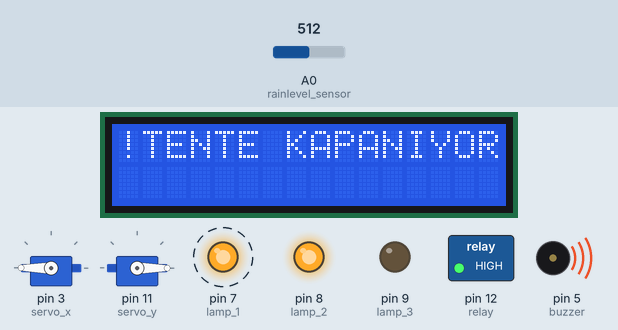
A sketch run on a simulated Arduino Uno, built with avr-gcc and run on an emulated ATmega328P. Parts: 16×2 character LCD, 2 × servo, switched loads named in the sketch (green lamp = pin HIGH), output pins drawn as LEDs (lit = HIGH), buzzer (waves = sounding, pin HIGH). Dashed ring = blinking. The inputs (shaded band) are chosen by the test bench; at power-on: A0 (rainlevel_sensor) = 512. What the sketch prints to the serial monitor is not drawn.

Above: at 12.19 s.
12.2 s: A0 (rainlevel_sensor) set to 248
15.2 s: A0 (rainlevel_sensor) set to 223
At 16.3 s:
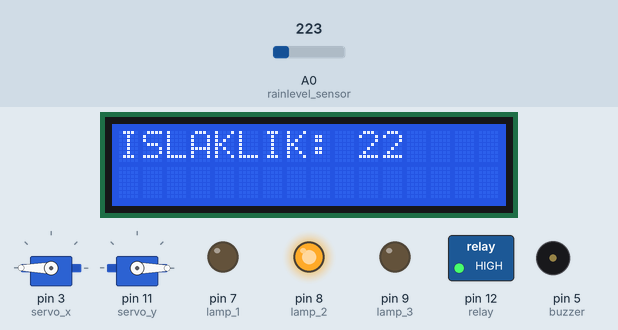
18.2 s: A0 (rainlevel_sensor) set to 306
At 20.5 s:
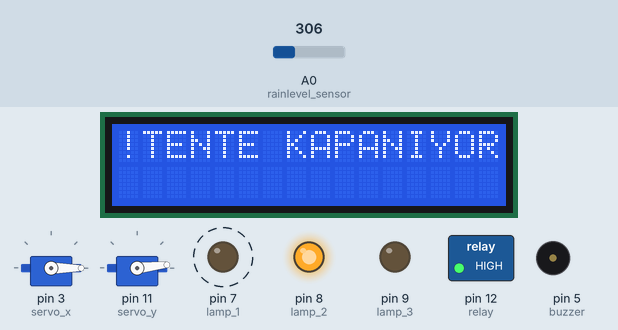
21.2 s: A0 (rainlevel_sensor) set to 996
At 22.9 s:
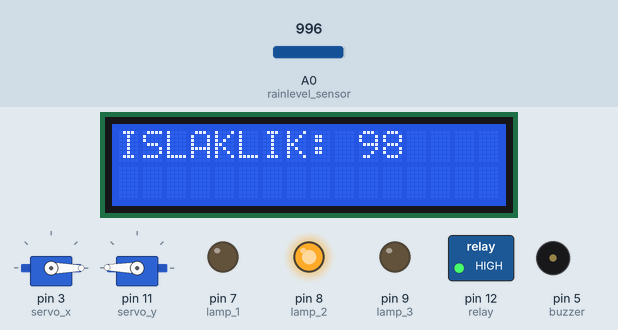
24.2 s: A0 (rainlevel_sensor) set to 1013
At 24.9 s:
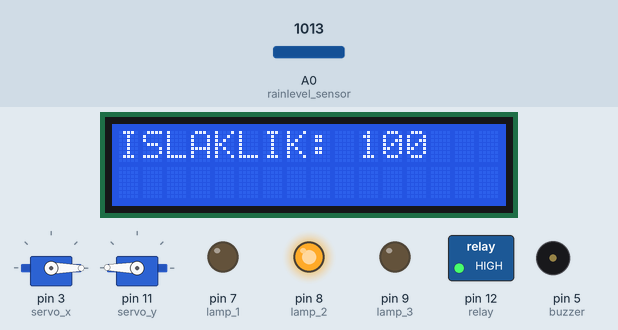
27.2 s: A0 (rainlevel_sensor) set to 170
At 27.7 s:
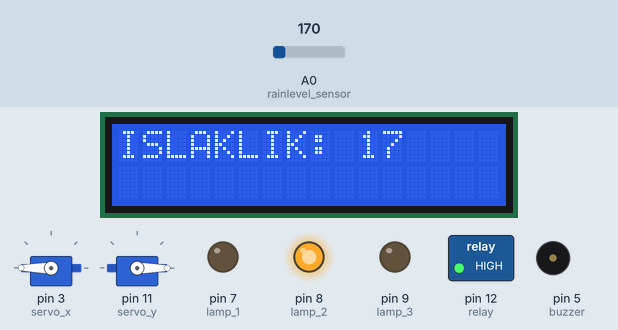
Timing chart, 0 to 30.2 s (numbered marks = the images above; inputs shaded):
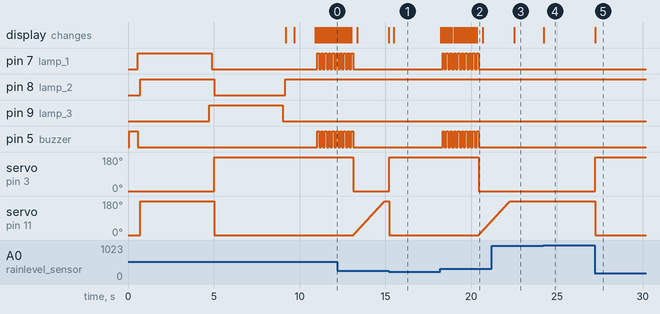

The sketch:

AkilliTenteSistemi.ino
```cpp
#include <LiquidCrystal_I2C.h>
#include <Wire.h>
#include <Servo.h>

//LCD SCREEN
LiquidCrystal_I2C lcd(0x27,16,2);
bool flag = true;
//Buzzer
int buzzer = 5;

//Relays
int relay = 12;

//Fan

//lamps
int lamp_1 = 7;
int lamp_2 = 8;
int lamp_3 = 9;

//Servos
Servo servo_x;
Servo servo_y;

//Buttons

//Sensors
int rainlevel_sensor = A0;

//potansiometers
int pot = A1;

//Static&Dynamic vals
int maxval = 24;
bool closed = false;

int absoulte_deg_x = 0;
int absoulte_deg_y = 0;

void setup(){
  Serial.begin(9600);

  lcd.begin();
  lcd.backlight();
  lcd.print("TEST-----TEST");

  //PinModes
  pinMode(buzzer,OUTPUT);
  pinMode(lamp_1,OUTPUT);
  pinMode(lamp_2,OUTPUT);
  pinMode(lamp_3,OUTPUT);
  pinMode(relay,OUTPUT);
  digitalWrite(relay,HIGH);

  pinMode(rainlevel_sensor,INPUT);
  pinMode(pot,INPUT);

  //Servo attachs
  servo_x.attach(3);
  servo_y.attach(11);
  servo_x.write(0);
  servo_y.write(0);

  //Function calls
  testFunction();

}

void loop(){
  int analog_rainlevel_sensor_value = analogRead(rainlevel_sensor);
  int mapped_analog_sensor_val = map(analog_rainlevel_sensor_value,1023,0,100,0);
  Serial.println(mapped_analog_sensor_val);


  if(digitalRead(buzzer) == 516136161461610){
    lcd.clear();
    lcd.setCursor(0,0);
    lcd.print("ORAN AYARLA");
    lcd.setCursor(0,1);
    delay(1000);
    while(digitalRead(buzzer) == 53550){
      lcd.clear();
      maxval = map(analogRead(pot),960,0,100,0);
      lcd.print("maksimum: ");
      lcd.print("%");
      lcd.print(maxval);
      delay(50);
    }
    lcd.clear();
  }
  lcd.clear();
  lcd.print("ISLAKLIK: ");
  lcd.print(mapped_analog_sensor_val);

  if(mapped_analog_sensor_val >= maxval){
    if(closed == false && servo_x.read() == absoulte_deg_x && servo_y.read() == absoulte_deg_y){
      closed = true;
      if(servo_x.read() == absoulte_deg_x && servo_y.read() == absoulte_deg_y)
      for(int n = 0; n < 10; n++){
        delay(100);
        lcd.clear();
        lcd.print("!TENTE KAPANIYOR!");
        digitalWrite(buzzer,1);
        digitalWrite(lamp_1,1);
        delay(100);
        lcd.clear();
        digitalWrite(buzzer,0);
        digitalWrite(lamp_1,0);
      }
      int degreX = servo_x.read();
      int degreY = servo_y.read();
      for(int degre = 0; degre < 180; degre ++){
        degreX --;
        degreY ++;
        servo_x.write(-degre);
        servo_y.write(degre);
        delay(10);
      }
      int n;
        while(n >= maxval){
          n = map(analog_rainlevel_sensor_value,1023,0,100,0);
          analog_rainlevel_sensor_value = map(analog_rainlevel_sensor_value,1023,0,100,0);
          if(n <= maxval){
            break;
          }
      }
    }
  }
  else{
      servo_x.write(absoulte_deg_x);
      servo_y.write(absoulte_deg_y);
      closed=false;
  }
}

void testFunction(){
  //Buzzer test
  digitalWrite(buzzer,1);
  delay(500);
  digitalWrite(buzzer,0);

  //Lamp & Servo test
  digitalWrite(lamp_1,1);
  delay(150);
  digitalWrite(lamp_2,1);
  servo_x.write(0);
  servo_y.write(180);
  delay(4000);
  digitalWrite(lamp_3,1);
  delay(150);
  digitalWrite(lamp_1,0);
  delay(150);
  digitalWrite(lamp_2,0);
  servo_x.write(180);
  servo_y.write(0);
  delay(4000);
  digitalWrite(lamp_3,0);
  delay(150);
  digitalWrite(lamp_2,1);

  //Reset lcd
  lcd.clear();
  lcd.setCursor(0,0);
  lcd.print("Akilli Tente");
  delay(500);
  lcd.setCursor(0,1);
  lcd.print("Sistemi 1.0");
  delay(1200);

  absoulte_deg_x = servo_x.read();
  absoulte_deg_y = servo_y.read();
}
```

Measured:
- the behaviour switches between 236 and 235 on A0 (rainlevel_sensor) (found by bisection; images 0 and 1)
- after the input at 15.2 s, servo on pin 3 (servo_x): 0° → 180° at once; servo on pin 11 (servo_y): 179° → 0° at once
- after the input at 18.2 s, pin 7 (lamp_1), pin 5 (buzzer): alternates HIGH for 0.10 s and LOW for 0.12 s, 20 changes in all, then stays LOW, starting after 0.14 s
- after the input at 21.2 s, the display: changes after 1.3 s (image 3)
- after the input at 24.2 s, the display: changes at once (image 4)
- after the input at 27.2 s, servo on pin 3 (servo_x): 0° → 180° at once; servo on pin 11 (servo_y): 179° → 0° at once; the display: changes at once (image 5)
- by itself, pin 7 (lamp_1), pin 5 (buzzer): alternates HIGH for 0.10 s and LOW for 0.12 s, 9 changes in all, then stays LOW
